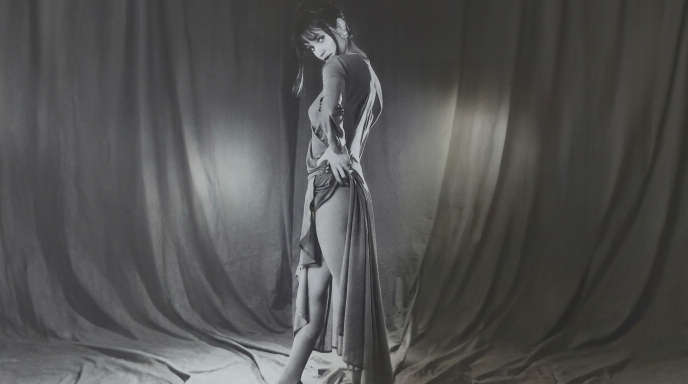
#> input picture benchmarks/normalize_16x9_2026-04-26/gemini-3-pro-image-preview/1772197775009-c3667866-c93f-42ea-916e-2dc9008f9ad6.png, 1376 x 768 px (shown at 1/2 size)
$ python -i outpaint_images.py   (imports and definitions only)
#> lines starting #> are read from the running program, lines starting #| are printed output that depends on the picture
#> further down, picture is the input picture: PIL image 1376x768 RGB; mean R, G, B 81.4, 81.2, 80.4
#!/usr/bin/env python3
"""Outpaint portrait images to 4:3 landscape using Gemini Pro AI.

Usage:
    python outpaint_images.py [filename]       # Single file
    python outpaint_images.py                   # All portrait images
"""
import os
import sys
import json
import threading
import time
from io import BytesIO
from dotenv import load_dotenv
from PIL import Image, ImageOps
from google import genai
from google.genai import types

from watermark_clean import clean_if_enabled

_RUN_LOCK = threading.Lock()

# [1 line not run here, left out]

SRC_DIR = os.path.dirname(os.path.abspath(__file__))
OUT_DIR = os.path.join(SRC_DIR, "outpainted")
SCORES_PATH = os.path.join(OUT_DIR, "scores.json")

TARGET_W, TARGET_H = 4032, 3024
TARGET_RATIO = TARGET_W / TARGET_H
RATIO_TOLERANCE = 0.01
JPEG_QUALITY = 95
EXTENSIONS = {'.jpg', '.jpeg', '.png'}
API_DELAY = 10

IMAGE_MODEL = "gemini-3-pro-image-preview"
JUDGE_MODEL = "gemini-2.0-flash"

ROTATION_OVERRIDES = {
    "20260220_183711.jpg": 90,
}

IMAGE_PROMPTS = {
    "1772197775009-c3667866-c93f-42ea-916e-2dc9008f9ad6.jpg": (
        "Extend this black and white studio portrait photograph to a 4:3 landscape aspect ratio by widening it horizontally. "
        "The woman's face, expression, body pose, hands, dress, and every detail must remain exactly as they are -- do not alter the person at all. "
        "Only extend the dark draped fabric backdrop on the left and right sides. Continue the fabric folds, creases on the floor, lighting gradient, and film grain naturally. No seams, no visible transitions."
    ),
    "1772197885222-7fe74a34-e185-4fcc-8b3a-d2f94e77e120_.jpg": (
        "Extend this black and white studio portrait to a 4:3 landscape aspect ratio by widening it horizontally. "
        "The woman in the hat, her face, expression, pose, legs, clothing, and heels must remain exactly as they are -- do not alter the person at all. "
        "Only extend the dark studio backdrop and the draped fabric on the floor on both sides. Continue the same lighting with the bright rim light on the upper left. Match the film grain and contrast. No seams."
    ),
    "1772197925936-62f2481d-3ec9-4bb6-8786-84c609e19b88.jpg": (
        "Extend this black and white studio portrait to a 4:3 landscape aspect ratio by widening it horizontally. "
        "The woman with long hair in shorts and dark top must remain exactly as she is -- do not alter the person at all. "
        "Only extend the dark fabric backdrop on both sides. Continue the same folds, lighting, and film grain. No seams, no visible transitions."
    ),
    "1772197984962-3ae78550-f21d-4161-9b97-0b3ff223ceb4_.jpg": (
        "Extend this black and white studio portrait to a 4:3 landscape aspect ratio by widening it horizontally. "
        "The woman in the wrap dress sitting and holding her leg must remain exactly as she is -- do not alter the person at all. "
        "Only extend the dark draped fabric backdrop and floor fabric on both sides. Match the lighting, creased fabric texture, and film grain. No seams."
    ),
    "1772198063666-c10e8380-6c25-428d-8ab4-86efcac888e2.jpg": (
        "Extend this sepia-toned portrait photograph to a 4:3 landscape aspect ratio by widening it horizontally. "
        "The smiling young woman's face, expression, hair, blazer, and every detail must remain exactly as they are -- do not alter the person at all. "
        "Only extend the light plain background on both sides. Continue the same smooth gradient and warm sepia tone. Match the photographic style and grain. No seams."
    ),
    "1772198098447-1d14e37f-b754-4cac-a068-e572aa20a23b_.jpg": (
        "Extend this black and white close-up portrait to a 4:3 landscape aspect ratio by widening it horizontally. "
        "The woman's face, white knitted hat, dark scarf, smile, eyes, and mole must remain exactly as they are -- do not alter the person at all. "
        "Only extend the blurred background on both sides. Continue the same soft bokeh, tonal range, and film grain. No seams."
    ),
    "1772198174166-4ea4886b-f0b1-4253-b6c4-b80f3c8a2575_.jpg": (
        "Extend this black and white portrait photograph to a 4:3 landscape aspect ratio by widening it horizontally. "
        "The person's face, expression, eyes, lips, hair, mole, and every detail must remain exactly as they are -- do not alter the person at all. "
        "Only extend the dark studio background on the left and right sides. Continue the soft gradient lighting, film grain, and photographic style of the original. No seams, no visible transitions."
    ),
    "1772198672597-be295115-bd15-4fc1-b484-41699fbeb994.jpg": (
        "This photograph shows two photos side by side. Extend the entire image to 4:3 landscape aspect ratio. "
        "On the left side, extend the stairway and building scene. On the right side, extend the dark stage with curtains. "
        "Both people must remain exactly as they are -- do not alter their faces, expressions, bodies, or clothing in any way. "
        "Only extend the backgrounds on the outer edges. Match the color tones and photographic style of each respective photo."
    ),
    "20260220_183808.jpg": (
        "Extend this vintage black and white photograph to a 4:3 landscape aspect ratio by widening it horizontally. "
        "The little girl with the bow, her face, smile, doll, and clothing must remain exactly as they are -- do not alter the people at all. "
        "Only extend the couch, cushions, and room interior on both sides. Continue the same fabric texture, lighting, and vintage photographic quality. No seams."
    ),
    "20260220_183841.jpg": (
        "Extend this vintage sepia photograph to a 4:3 landscape aspect ratio by widening it horizontally. "
        "The little girl with the white bow, her face, smile, bib, and clothing must remain exactly as they are -- do not alter the child at all. "
        "Only extend the lace curtain and room interior on both sides. Continue the floral curtain pattern, warm sepia tone, and vintage quality. No seams."
    ),
    "20260220_183907.jpg": (
        "Extend this faded vintage color photograph to a 4:3 landscape aspect ratio by widening it horizontally. "
        "The smiling girl with pink bows and floral dress must remain exactly as she is -- do not alter the child at all. "
        "Only extend the garden foliage background on both sides. Continue the same faded color tones, leaves, and vintage photographic style. No seams."
    ),
    "20260220_184034.jpg": (
        "Extend this faded vintage photograph to a 4:3 landscape aspect ratio by widening it horizontally. "
        "The girl with the red bow and dark school uniform with white collar must remain exactly as she is -- do not alter the child at all. "
        "Only extend the light background and fern foliage on both sides. Match the reddish faded color cast and vintage quality. No seams."
    ),
    "20260220_184155.jpg": (
        "Extend this sepia-toned portrait to a 4:3 landscape aspect ratio by widening it horizontally. "
        "The smiling young woman with her chin resting on her hand, wearing a patterned sweater, must remain exactly as she is -- do not alter the person at all. "
        "Only extend the light background on both sides. Continue the warm sepia tone and vintage quality. No seams."
    ),
    "20260220_184209.jpg": (
        "Extend this faded vintage color photograph to a 4:3 landscape aspect ratio by widening it horizontally. "
        "Both people -- the young woman and the girl hugging her -- must remain exactly as they are -- do not alter either person at all. "
        "Only extend the wooden-paneled room interior on both sides. Continue the warm faded tones and indoor lighting. No seams."
    ),
    "20260220_184216.jpg": (
        "Extend this faded sepia photograph to a 4:3 landscape aspect ratio by widening it horizontally. "
        "The young woman among tree branches, wearing a light coat with buttons, must remain exactly as she is -- do not alter the person at all. "
        "Only extend the tree branches, leaves, and natural background on both sides. Match the warm reddish-sepia color cast and vintage quality. No seams."
    ),
    "20260220_184231.jpg": (
        "Extend this sepia photograph to a 4:3 landscape aspect ratio by widening it horizontally. "
        "The young woman with short bangs and white collar must remain exactly as she is -- do not alter the person at all. "
        "Only extend the garden scene with the chain-link fence and foliage on both sides. Match the warm sepia tone and vintage style. No seams."
    ),
    "20260220_184310.jpg": (
        "Extend this sepia vintage photograph to a 4:3 landscape aspect ratio by widening it horizontally. "
        "The toddler with the bow and floral dress must remain exactly as she is -- do not alter the child at all. "
        "Only extend the blurred background on both sides. Continue the warm yellow-sepia tone and vintage quality. No seams."
    ),
    "20260220_184336.jpg": (
        "Extend this faded vintage color photograph to a 4:3 landscape aspect ratio by widening it horizontally. "
        "The girl with the bow and floral pattern dress must remain exactly as she is -- do not alter the child at all. "
        "Only extend the grass and natural outdoor background on both sides. Match the faded warm color tones and vintage quality. No seams."
    ),
    "20260220_184353.jpg": (
        "Extend this vintage color portrait to a 4:3 landscape aspect ratio by widening it horizontally. "
        "The smiling young woman with the lace shawl and dark dress must remain exactly as she is -- do not alter the person at all. "
        "Only extend the plain light background on both sides. Continue the warm faded tones and vintage studio quality. No seams."
    ),
    "20260227_152648.jpg": (
        "Extend this color photograph to a 4:3 landscape aspect ratio by widening it horizontally. "
        "All three people standing together must remain exactly as they are -- do not alter any person at all. "
        "Only extend the tropical plant foliage and indoor lobby/atrium setting on both sides. Continue the same lighting, colors, and photographic style. No seams."
    ),
    "20260227_153302.jpg": (
        "Extend this vintage black and white photograph to a 4:3 landscape aspect ratio by widening it horizontally. "
        "The little girl with pigtails and bows, wearing the embroidered dress, must remain exactly as she is -- do not alter the child at all. "
        "Only extend the light background on both sides. Keep the same creased/aged photo texture, tonal range, and vintage quality. No seams."
    ),
    "20260227_153327.jpg": (
        "Extend this black and white portrait to a 4:3 landscape aspect ratio by widening it horizontally. "
        "The smiling woman in the white ruffled blouse with earrings must remain exactly as she is -- do not alter the person at all. "
        "Only extend the plain light studio background on both sides. Match the same tonal range and photographic style. No seams."
    ),
    "20260227_153417.jpg": (
        "Extend this color photograph to a 4:3 landscape aspect ratio by widening it horizontally. "
        "The woman in the blue striped shirt eating the cappuccino must remain exactly as she is -- do not alter the person at all. "
        "Only extend the cafe interior on both sides -- wood paneling, chairs, the glass display case, and counter. Match the warm indoor lighting and colors. No seams."
    ),
    "20260227_153608.jpg": (
        "Extend this color photograph to a 4:3 landscape aspect ratio by widening it horizontally. "
        "The woman in the white blouse and pink pants presenting at the board must remain exactly as she is -- do not alter the person at all. "
        "Only extend the classroom setting on both sides -- the blue wall, the teaching board with Hebrew text, and the curtains. Match the indoor lighting and colors. No seams."
    ),
    "20260227_153700.jpg": (
        "Extend this color photograph to a 4:3 landscape aspect ratio by widening it horizontally. "
        "The woman in the floral dress must remain exactly as she is -- do not alter the person at all. "
        "Only extend the apartment living room on both sides -- white walls, dark furniture, doorway, and wall calendar. Match the flash photography style and colors. No seams."
    ),
    "20260227_153729.jpg": (
        "Extend this color photograph to a 4:3 landscape aspect ratio by widening it horizontally. "
        "The woman dancing in the purple outfit must remain exactly as she is -- do not alter the person at all. "
        "Only extend the living room on both sides -- the wooden bookshelf, TV, rug, and wall. Match the indoor lighting and colors. No seams."
    ),
    "20260227_153849.jpg": (
        "Extend this color photograph to a 4:3 landscape aspect ratio by widening it horizontally. "
        "The woman in denim overalls and beret holding a cup must remain exactly as she is -- do not alter the person at all. "
        "Only extend the room interior on both sides -- the chairs, shelf, flowers, and TV area. Match the flash photography lighting and colors. No seams."
    ),
    "20260227_174911.jpg": (
        "Extend this color photograph to a 4:3 landscape aspect ratio by widening it horizontally. "
        "All people at the table must remain exactly as they are -- do not alter any person at all. "
        "Only extend the scene on both sides -- the table with white tablecloth, the decorative carpet/rug on the wall, and the room. Match the warm indoor lighting and colors. No seams."
    ),
    "20260227_175049.jpg": (
        "Extend this color photograph to a 4:3 landscape aspect ratio by widening it horizontally. "
        "Both women hugging must remain exactly as they are -- do not alter either person at all. "
        "Only extend the bedroom scene on both sides -- the blue floral curtains, bedding, lamp, and wall. Match the warm indoor lighting and colors. No seams."
    ),
    "20260227_175252.jpg": (
        "Extend this color photograph to a 4:3 landscape aspect ratio by widening it horizontally. "
        "The woman in the fur coat and hat smiling in the doorway must remain exactly as she is -- do not alter the person at all. "
        "Only extend the hallway on both sides -- the pink wallpaper, wooden door frame, and walls. Match the warm indoor lighting and colors. No seams."
    ),
    "20260227_175406.jpg": (
        "Extend this color photograph to a 4:3 landscape aspect ratio by widening it horizontally. "
        "Both women must remain exactly as they are -- do not alter either person at all. "
        "Only extend the apartment room on both sides -- the wallpaper, poster, and walls. Match the warm indoor lighting and colors. No seams."
    ),
    "5189965189_16ec2e8ba2_b.jpg": (
        "Extend this wedding photograph to a 4:3 landscape aspect ratio by widening it horizontally. "
        "The bride in the white dress and veil and the groom in the beige suit must remain exactly as they are -- do not alter either person at all. "
        "Only extend the fairy-light curtain backdrop on both sides. Continue the warm golden sparkle lights and draped fabric. No seams."
    ),
    "5190026227_36ae2e0a2a_b.jpg": (
        "Extend this wedding photograph to a 4:3 landscape aspect ratio by widening it horizontally. "
        "The bride, groom holding the ketubah, and the woman in the pink dress must remain exactly as they are -- do not alter any person at all. "
        "Only extend the fairy-light curtain backdrop on both sides. Continue the warm golden sparkle lights. No seams."
    ),
    "5190668344_65af8357de_b.jpg": (
        "Extend this wedding ceremony photograph to a 4:3 landscape aspect ratio by widening it horizontally. "
        "All people -- the bride, groom, and all guests -- must remain exactly as they are -- do not alter any person at all. "
        "Only extend the chuppah canopy, fairy-light backdrop, and white fabric on both sides. Match the warm indoor lighting. No seams."
    ),
    "5191494168_f37d91b414_b.jpg": (
        "Extend this wedding party photograph to a 4:3 landscape aspect ratio by widening it horizontally. "
        "Both women hugging and all other people in the background must remain exactly as they are -- do not alter any person at all. "
        "Only extend the dance hall scene on both sides -- the crowd, the projector screen, and the venue walls. Match the flash photography and warm party lighting. No seams."
    ),
    "8580854764_e741b9bdc8_b.jpg": (
        "Extend this outdoor street photograph to a 4:3 landscape aspect ratio by widening it horizontally. "
        "The woman with sunglasses pushing the red double stroller must remain exactly as she is -- do not alter the person at all. "
        "Only extend the sidewalk, road, buildings, trees, and urban streetscape on both sides. Match the overcast daylight and colors. No seams."
    ),
    "8580900926_506a631742_b.jpg": (
        "Extend this indoor photograph to a 4:3 landscape aspect ratio by widening it horizontally. "
        "The man in the blue t-shirt holding the newborn baby must remain exactly as they are -- do not alter any person at all. "
        "Only extend the living room scene on both sides -- the leather armchairs, side table, window, and baby supplies. Match the flash photography and indoor lighting. No seams."
    ),
    "8580902112_2ec3566be0_b.jpg": (
        "Extend this photograph of twin babies to a 4:3 landscape aspect ratio by widening it horizontally. "
        "Both babies with pacifiers and the Hebrew flashcards must remain exactly as they are -- do not alter any person or card at all. "
        "Only extend the bedding, blankets, and surrounding baby items on both sides. Match the indoor flash lighting and colors. No seams."
    ),
    "A 005.jpg": (
        "Extend this indoor nighttime photograph to a 4:3 landscape aspect ratio by widening it horizontally. "
        "The smiling woman in the gray sweater standing by the window must remain exactly as she is -- do not alter the person at all. "
        "Only extend the apartment interior on both sides -- the window with city lights, lace curtain, and floor. Match the warm indoor flash lighting. No seams."
    ),
    "A 011.jpg": (
        "Extend this close-up photograph to a 4:3 landscape aspect ratio by widening it horizontally. "
        "The person's body and the drawings on the belly must remain exactly as they are -- do not alter the person or the artwork at all. "
        "Only extend the dark indoor background on both sides -- the couch, the room. Match the flash lighting and warm tones. No seams."
    ),
    "A 021.jpg": (
        "Extend this indoor photograph to a 4:3 landscape aspect ratio by widening it horizontally. "
        "Both people -- the man in the hoodie and the woman showing her belly with drawings -- must remain exactly as they are -- do not alter either person at all. "
        "Only extend the living room on both sides -- the leather couch, tiled floor, wall art, and ceiling. Match the flash photography lighting. No seams."
    ),
    "IMG_0182.jpg": (
        "Extend this outdoor viewpoint photograph to a 4:3 landscape aspect ratio by widening it horizontally. "
        "The woman in the blue t-shirt and black pants standing at the railing must remain exactly as she is -- do not alter the person at all. "
        "Only extend the panoramic view, metal railing, concrete walkway, sky and clouds on both sides. Match the bright daylight and colors. No seams."
    ),
    "IMG_0215.jpg": (
        "Extend this mirror selfie photograph to a 4:3 landscape aspect ratio by widening it horizontally. "
        "Both people reflected in the mirror -- the woman in the yellow dress and the man in the gray blazer -- must remain exactly as they are -- do not alter any person at all. "
        "Only extend the wall and mirror frame area on both sides. Continue the white wall, the edge of the mirror, and any room elements. Match the indoor lighting. No seams."
    ),
}

FALLBACK_PROMPT = (
    "Extend this photograph to a 4:3 landscape aspect ratio by widening it horizontally. "
    "Every person's face, expression, body, and clothing must remain exactly as they are -- do not alter any person at all. "
    "Only extend the background on both sides naturally. Match the existing lighting, colors, textures, and photographic style. No seams, no visible transitions."
)

JUDGE_PROMPT = """\
You are a strict image quality judge. You will receive TWO images:
1. FIRST image: the ORIGINAL portrait photograph
2. SECOND image: the OUTPAINTED version (extended to landscape)

Compare them carefully and score on these 4 axes (1-10 each). Be strict -- \
deduct points for ANY deviation:

1. seamlessness: Is there a visible seam, boundary, or abrupt transition where \
the original content meets the generated extension? (10 = invisible, 5 = noticeable, 1 = obvious line)
2. style_match: Does the extended area match the original's lighting direction, \
color temperature, film grain, and photographic era? Are the extended objects/surfaces \
plausible for the scene? (10 = perfect match, 5 = close but off, 1 = completely different)
3. person_preservation: Compare the person in BOTH images pixel by pixel. \
Is the face IDENTICAL? Same expression? Same eye position? Same mouth shape? \
Same hair? Same clothing folds? Same hand position? Same objects held? \
ANY change, even subtle, should score below 8. (10 = identical, 7 = very subtle change, \
5 = noticeable change, 1 = different person)
4. naturalness: Does the FULL outpainted image look like a real photograph? \
Are there any AI artifacts, impossible geometry, or unnatural elements in the \
extended areas? (10 = completely real, 5 = some oddities, 1 = obviously AI)

Respond ONLY with valid JSON, no other text:
{"seamlessness": N, "style_match": N, "person_preservation": N, "naturalness": N}
"""


# [45 lines left out: functions get_client, is_target_ratio, load_image, outpaint, not called in this run]


def upscale_if_needed(img):
    w, h = img.size
    if w >= TARGET_W and h >= TARGET_H:
        return img.resize((TARGET_W, TARGET_H), Image.LANCZOS)
    scale = max(TARGET_W / w, TARGET_H / h)
    new_w, new_h = int(w * scale), int(h * scale)
    img = img.resize((new_w, new_h), Image.LANCZOS)
    left = (new_w - TARGET_W) // 2
    top = (new_h - TARGET_H) // 2
    return img.crop((left, top, left + TARGET_W, top + TARGET_H))
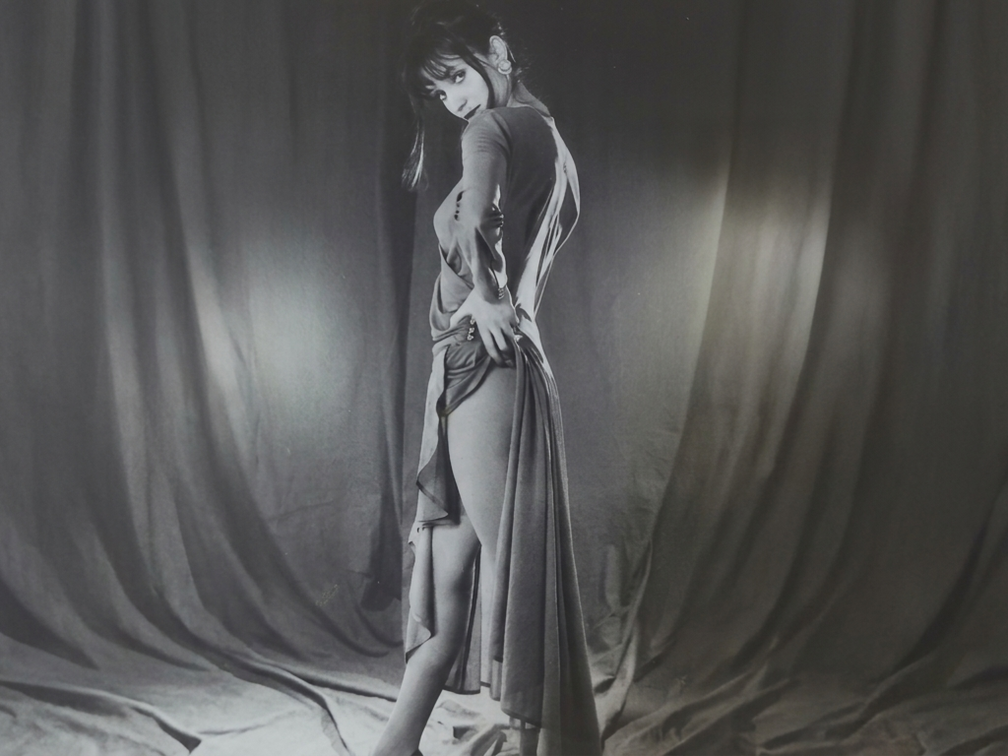
#> returned value: PIL image 4032x3024 RGB (shown at 1/4 size); mean R, G, B 84.9, 84.9, 84.2


# [133 lines left out: functions judge, process_single, get_image_files, main, run, not called in this run]


# [2 lines not run here, left out]

>>> from PIL import Image
>>> picture = Image.open('benchmarks/normalize_16x9_2026-04-26/gemini-3-pro-image-preview/1772197775009-c3667866-c93f-42ea-916e-2dc9008f9ad6.png')
>>> result = upscale_if_needed(picture)
